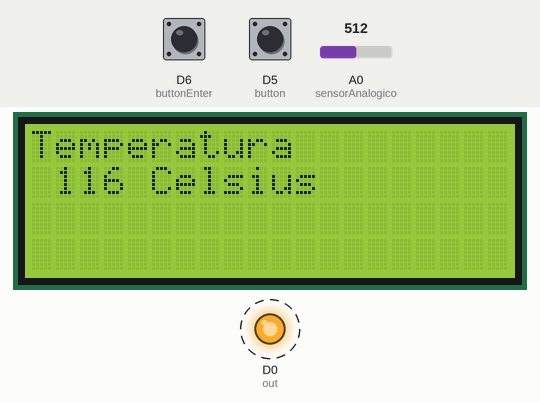
Recording of a sketch running on a simulated ESP8266 (NodeMCU). Parts: 20×4 character LCD, output pins drawn as LEDs (lit = HIGH). Dashed ring = blinking. Inputs (shaded band) come from the test bench; at power-on: A0 (sensorAnalogico) = 512, D5 (button) HIGH, D6 (buttonEnter) LOW.

Above: at 3.2 s.
3.3 s: A0 (sensorAnalogico) set to 0
At 5.4 s:
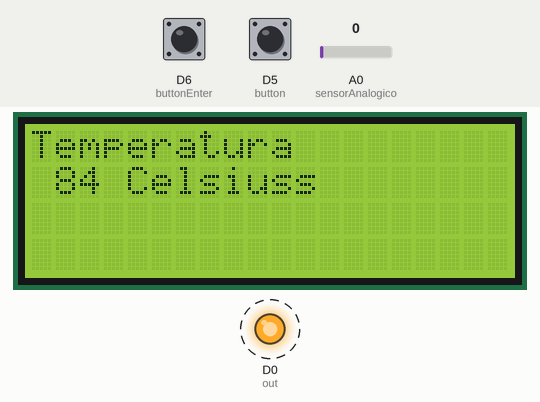
6.3 s: D5 (button) pulled LOW for 0.15 s
At 6.62 s:
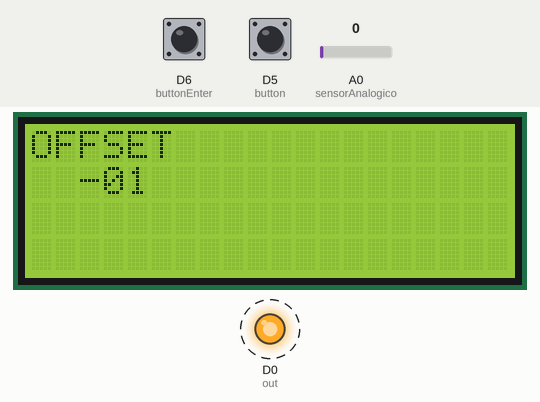
7.0 s: D5 (button) pulled LOW for 1 s
At 8.22 s:
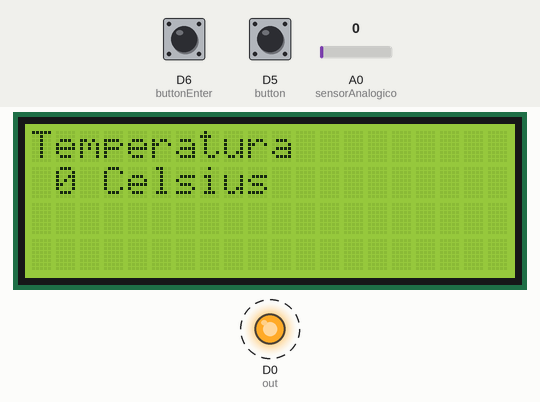
8.6 s: A0 (sensorAnalogico) set to 122
At 8.83 s:
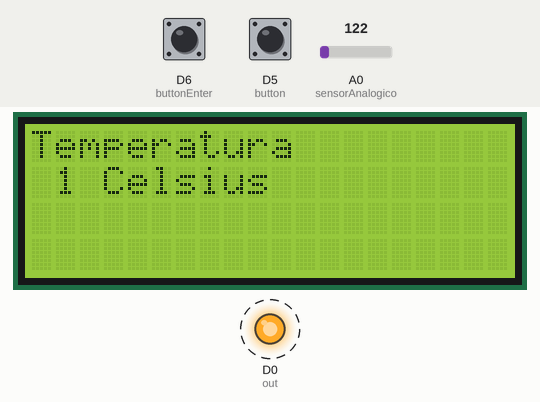
10.2 s: A0 (sensorAnalogico) set to 306
At 11.25 s:
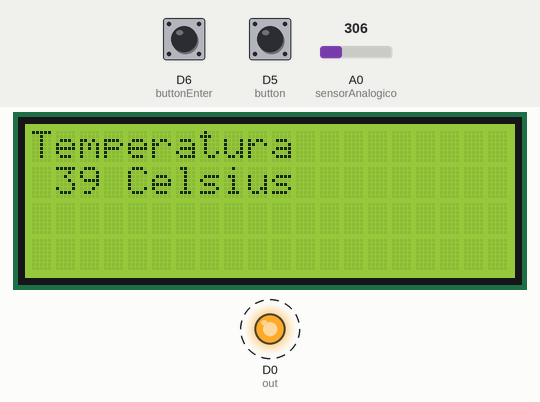
11.9 s: D5 (button) pulled LOW for 3.2 s
Timing chart, 0 to 16.7 s (numbered marks = the images above; inputs shaded):
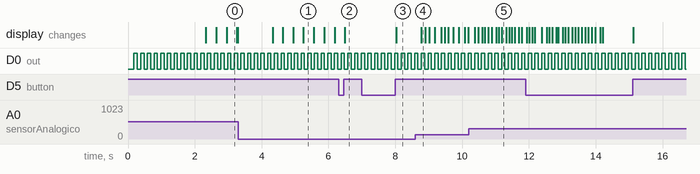

The sketch:

parte11_SUBMENU_ANALOGICO.ino
```cpp
// --- Bibliotecas Auxiliares ---
#include <LiquidCrystal_I2C.h>
LiquidCrystal_I2C lcd(0x27, 20, 4);

// --- Mapeamento de Hardware ---
#define out            D0                               // GPIO02 led onbord vermelho
#define button         D5                               //Botão para selecionar no digital GPIO14
#define buttonEnter    D6                               //Botão para selecionar enter no digital GPIO12

// --- Constantes Auxiliares ---
#define     num    100         //número de iterações da média

// --- Protótipo das Funções Auxiliares ---
long moving_average(int sig);
void changeMenu();                                      //Função para modificar o menu atual
void dispMenu();                                        //Função para mostrar o menu atual
void temperatura();                                     //Função do menu1, temperatura
void offset();                                          //Função do menu2, offset
void modoffset();

// --- Variáveis Globais ---
char menu = 0x01;                                       //Variável para selecionar o menu
char submenu1 = 0x01;                                   //Variável para selecionar o submenu1
char selet = 0x01;
boolean t_button;                                       //Flags para armazenar o estado dos botões
boolean t_enter;
int sensorAnalogico = A0;
int values[num];                                       //vetor com num posições, armazena os valores para cálculo da média móvel
int adc_noise1;                                        //armazena a leitura sem filtro da entrada analógica
int adc_noise2;                                        //armazena a leitura filtrada da entrada analógica
int Offset = 0;
int valorTemp = 0;

float temperature = 0.0,                               //Armazena a temperatura em graus Celsius
     current_temp = 0.0;                               //Armazena a temperatura atual

char counter1  = 0x00;                                  //variável auxiliar de contagem
char counter2  = 0x00;                                  //variável auxiliar de contagem

// --- Rotina de Interrupção ---
void ICACHE_RAM_ATTR onTimerISR(){

      timer1_write(100000);
      counter1++;                                      // incrementa counter
      counter2++;                                      // incrementa counter


    if(counter1 == 0x05) // counter
      {                 // sim...
       digitalWrite(out, !digitalRead(out)); //Inverte o estado da saída de teste
        counter1 = 0x00;

       } //end if counter

    if(counter2 == 0x02) // counter
      {                 // sim...

        adc_noise1 = analogRead(sensorAnalogico);
        adc_noise2 = moving_average(adc_noise1);
        temperature = ((adc_noise2 * 3.3)/1024.0);
        temperature = temperature * 100;
        temperature = temperature - Offset;

       if(temperature < (current_temp - 1.0) || temperature > (current_temp + 1.0))
        {
         current_temp = temperature;              //atualiza temperatura atual

         valorTemp = (int) temperature;

        } //end if

       counter2 = 0x00;

       } //end if counter

 }//end interrupt

// --- Configurações Iniciais ---
void setup()
{
   Serial.begin(9600);                                  // Inicia a serial
   lcd.begin();
   lcd.backlight();
   lcd.setCursor(0, 0);
   lcd.print("INICIALIZANDO...");

   pinMode(button, INPUT);                             // Configura porta como entrada
   pinMode(buttonEnter, INPUT);                        // Configura porta como entrada
   pinMode(out, OUTPUT);                               // Configura porta como saida

   t_button   = 0x00;                                  //limpa flag do botão Up

   //Initialize Ticker every
  timer1_attachInterrupt(onTimerISR);
  timer1_enable(TIM_DIV16, TIM_EDGE, TIM_SINGLE);
  timer1_write(100000);

   delay(2000);
   lcd.clear();                                         //Limpa display

} //end setup


// --- Loop Infinito ---
void loop()
{
         switch(menu)                                        //Controle da variável menu
    {
       case 0x01:                                       //Caso 1
             changeMenu();                              //Chama a carregar menu
             dispMenu();                                //Chama a função display

             break;                                     //break
       case 0x02:                                       //Caso 2
             modoffset();

             break;                                     //break


    } //end switch menu

} //end loop

// --- Desenvolvimento das Funções Auxiliares ---
void changeMenu()                                         //Modifica o menu atual
{
   if(!digitalRead(button))   t_button   = 0x01;          //Botão Up pressionado? Seta flag

   if(digitalRead(button) && t_button)                    //Botão Up solto e flag setada?
   {                                                      //Sim...
      t_button = 0x00;                                    //Limpa flag

      lcd.clear();                                        //Limpa display
      submenu1++;                                         //Incrementa menu

      if(submenu1 > 0x02) submenu1 = 0x01;                //Se menu maior que 2, volta a ser 1

   } //end button

} //end changeMenu

void dispMenu()                                         //Mostra o menu atual
{
    switch(submenu1)                                    //Controle da variável menu
    {
       case 0x01:                                       //Caso 1
             temperatura();                             //Chama a função de termômetro

             break;                                     //break
       case 0x02:                                       //Caso 2
             offset();                                  //Chama a função do offset

             break;                                     //break


    } //end switch submenu1

} //end dispMenu

long moving_average(int sig)
{
  int i;               //variável auxiliar para iterações
  long acc = 0;        //acumulador

  //Desloca o vetor completamente eliminando o valor mais antigo
  for(i = num; i > 0; i--) values[i] = values[i-1];

  values[0] = sig;           //carrega o sinal no primeiro elemento do vetor


  for(i = 0; i < num; i++) acc += values[i];


  return acc / num;         //Retorna a média móvel

} //end moving_average

void temperatura()                                      //Temperatura (menu1)
{
   lcd.setCursor(0,0);                                 //Posiciona cursor na coluna 1, linha 1
   lcd.print("Temperatura");                           //Imprime mensagem
   lcd.setCursor(1,1);                                 //Posiciona cursor na coluna 2, linha 2
   lcd.print(valorTemp);
   lcd.print(" Celsius");                              //Mostrador (apenas ilustrativo......)

   selet = 0x01;

} //end temperatura()

 void offset()                                         //offset (menu2)
{

   lcd.setCursor(0,0);                                 //Posiciona cursor na coluna 1, linha 1
   lcd.print("OFFSET");                                //Imprime mensagem
   lcd.setCursor(1,1);                                 //Posiciona cursor na coluna 1, linha 2
   lcd.print(" -01");                                  //Mostrador (apenas ilustrativo......)
   selet = 0x02;

   if(!digitalRead(buttonEnter))   t_enter = 0x01;

   if(digitalRead(buttonEnter) && t_enter && selet == 0x02)
   {
      t_enter = 0x00;
      menu = 0x02;
      lcd.clear();                                        //Limpa display
   }
} //end offset

void modoffset(){

   lcd.setCursor(0,0);                                   //Posiciona cursor na coluna 1, linha 1
   lcd.print("MODO OFFSET");                             //Imprime mensagem
   lcd.setCursor(1,1);                                   //Posiciona cursor na coluna 1, linha 2
   lcd.print("            ");                            //Mostrador (apenas ilustrativo......)

   if(!digitalRead(buttonEnter))   t_enter = 0x01;

   if(digitalRead(buttonEnter) && t_enter)
   {
      t_enter = 0x00;
      menu = 0x01;
      lcd.clear();                                        //Limpa display
   }

}
```

Measured:
- after the input at 6.3 s, the display: changes after 0.19 s (image 2)
- after the input at 7.0 s, the display: changes after 1.0 s (image 3)
- after the input at 8.6 s, the display: changes after 0.18 s (image 4)
- by itself, D0 (out): alternates HIGH for 0.10 s and LOW for 0.10 s
